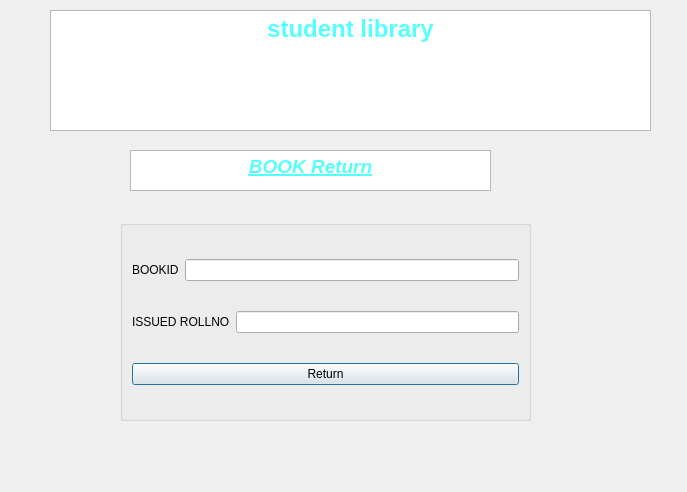
<?xml version="1.0" encoding="UTF-8"?>
<ui version="4.0">
 <class>returnbook</class>
 <widget class="QDialog" name="returnbook">
  <property name="geometry">
   <rect>
    <x>0</x>
    <y>0</y>
    <width>687</width>
    <height>492</height>
   </rect>
  </property>
  <property name="windowTitle">
   <string>Dialog</string>
  </property>
  <widget class="QTextBrowser" name="textBrowser">
   <property name="geometry">
    <rect>
     <x>50</x>
     <y>10</y>
     <width>601</width>
     <height>121</height>
    </rect>
   </property>
   <property name="html">
    <string>&lt;!DOCTYPE HTML PUBLIC &quot;-//W3C//DTD HTML 4.0//EN&quot; &quot;http://www.w3.org/TR/REC-html40/strict.dtd&quot;&gt;
&lt;html&gt;&lt;head&gt;&lt;meta name=&quot;qrichtext&quot; content=&quot;1&quot; /&gt;&lt;meta charset=&quot;utf-8&quot; /&gt;&lt;style type=&quot;text/css&quot;&gt;
p, li { white-space: pre-wrap; }
hr { height: 1px; border-width: 0; }
li.unchecked::marker { content: &quot;\2610&quot;; }
li.checked::marker { content: &quot;\2612&quot;; }
&lt;/style&gt;&lt;/head&gt;&lt;body style=&quot; font-family:'Segoe UI'; font-size:9pt; font-weight:400; font-style:normal;&quot;&gt;
&lt;p align=&quot;center&quot; style=&quot; margin-top:0px; margin-bottom:0px; margin-left:0px; margin-right:0px; -qt-block-indent:0; text-indent:0px;&quot;&gt;&lt;span style=&quot; font-size:18pt; font-weight:700; color:#55ffff;&quot;&gt;student library&lt;/span&gt;&lt;/p&gt;
&lt;p align=&quot;center&quot; style=&quot;-qt-paragraph-type:empty; margin-top:0px; margin-bottom:0px; margin-left:0px; margin-right:0px; -qt-block-indent:0; text-indent:0px; font-size:18pt; font-weight:700; color:#55ffff;&quot;&gt;&lt;br /&gt;&lt;/p&gt;&lt;/body&gt;&lt;/html&gt;</string>
   </property>
  </widget>
  <widget class="QTextBrowser" name="textBrowser_2">
   <property name="geometry">
    <rect>
     <x>130</x>
     <y>150</y>
     <width>361</width>
     <height>41</height>
    </rect>
   </property>
   <property name="html">
    <string>&lt;!DOCTYPE HTML PUBLIC &quot;-//W3C//DTD HTML 4.0//EN&quot; &quot;http://www.w3.org/TR/REC-html40/strict.dtd&quot;&gt;
&lt;html&gt;&lt;head&gt;&lt;meta name=&quot;qrichtext&quot; content=&quot;1&quot; /&gt;&lt;meta charset=&quot;utf-8&quot; /&gt;&lt;style type=&quot;text/css&quot;&gt;
p, li { white-space: pre-wrap; }
hr { height: 1px; border-width: 0; }
li.unchecked::marker { content: &quot;\2610&quot;; }
li.checked::marker { content: &quot;\2612&quot;; }
&lt;/style&gt;&lt;/head&gt;&lt;body style=&quot; font-family:'Segoe UI'; font-size:9pt; font-weight:400; font-style:normal;&quot;&gt;
&lt;p align=&quot;center&quot; style=&quot; margin-top:0px; margin-bottom:0px; margin-left:0px; margin-right:0px; -qt-block-indent:0; text-indent:0px;&quot;&gt;&lt;span style=&quot; font-size:14pt; font-weight:700; font-style:italic; text-decoration: underline; color:#55ffff;&quot;&gt;BOOK Return&lt;/span&gt;&lt;/p&gt;&lt;/body&gt;&lt;/html&gt;</string>
   </property>
  </widget>
  <widget class="QGroupBox" name="groupBox">
   <property name="geometry">
    <rect>
     <x>120</x>
     <y>220</y>
     <width>411</width>
     <height>201</height>
    </rect>
   </property>
   <property name="title">
    <string/>
   </property>
   <layout class="QGridLayout" name="gridLayout">
    <item row="1" column="0">
     <layout class="QHBoxLayout" name="horizontalLayout_2">
      <item>
       <widget class="QLabel" name="label_3">
        <property name="text">
         <string>ISSUED ROLLNO</string>
        </property>
       </widget>
      </item>
      <item>
       <widget class="QLineEdit" name="lineEdit_4_y"/>
      </item>
     </layout>
    </item>
    <item row="0" column="0">
     <layout class="QHBoxLayout" name="horizontalLayout">
      <item>
       <widget class="QLabel" name="label_2">
        <property name="text">
         <string>BOOKID</string>
        </property>
       </widget>
      </item>
      <item>
       <widget class="QLineEdit" name="lineEditBookId"/>
      </item>
     </layout>
    </item>
    <item row="2" column="0">
     <widget class="QPushButton" name="pushButton">
      <property name="text">
       <string>Return</string>
      </property>
     </widget>
    </item>
   </layout>
  </widget>
 </widget>
 <resources/>
 <connections/>
</ui>
